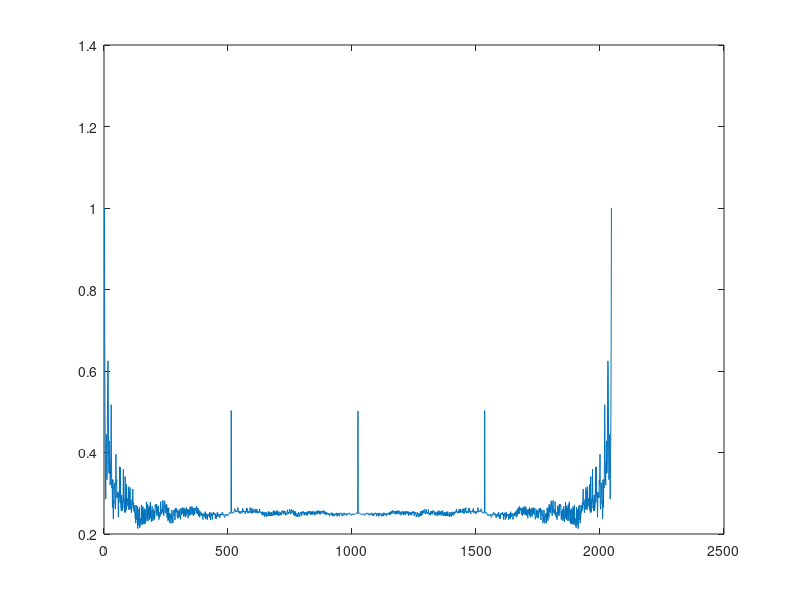

Recreate this plot in MATLAB.
clear all;
close all;
clc;

d = ones(1, 1024);% utworzenie wektora 1x1024

for i = 10:1024 
    d(i) = xor(d(i-4), d(i-9));
end

cor = xcorr(d, 'unbiased');  
plot(cor);

%powtarza sie po 511 bitach